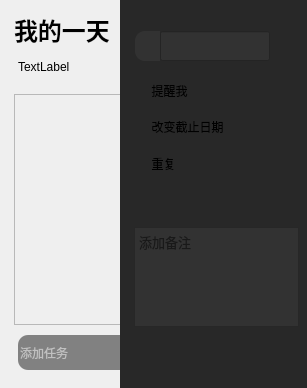
<?xml version="1.0" encoding="UTF-8"?>
<ui version="4.0">
 <class>smallwidget</class>
 <widget class="QWidget" name="smallwidget">
  <property name="geometry">
   <rect>
    <x>0</x>
    <y>0</y>
    <width>307</width>

    <height>388</height>
   </rect>
  </property>
  <property name="windowTitle">
   <string>Form</string>
  </property>
  <widget class="QWidget" name="maincontextphoto" native="true">
   <property name="geometry">
    <rect>
     <x>-8</x>
     <y>-1</y>
     <width>432</width>
     <height>393</height>
    </rect>
   </property>
   <property name="autoFillBackground">
    <bool>false</bool>
   </property>
   <property name="styleSheet">
    <string notr="true">QWidget#maincontextphoto
{
border-image: url(:/Themes/Assets/Themes/backgrounds/beach/2560x1600.jpg) 0 0 0 0 stretch stretch;
}</string>
   </property>
   <widget class="QLineEdit" name="addtodo">
    <property name="geometry">
     <rect>
      <x>26</x>
      <y>336</y>
      <width>260</width>
      <height>35</height>
     </rect>
    </property>
    <property name="styleSheet">
     <string notr="true">QLineEdit {
            background-color: rgba(0, 0, 0, 180);
 border-radius: 10px;
        }
QLineEdit:focus {
            background-color: rgba(50, 50,50, 180);
        }
QLineEdit:!focus:!hover {
             background-color: rgba(20, 20, 20, 128);
			color: white

        }</string>
    </property>
    <property name="text">
     <string/>
    </property>
    <property name="frame">
     <bool>false</bool>
    </property>
    <property name="placeholderText">
     <string>添加任务</string>
    </property>
    <property name="cursorMoveStyle">
     <enum>Qt::CursorMoveStyle::LogicalMoveStyle</enum>
    </property>
    <property name="clearButtonEnabled">
     <bool>false</bool>
    </property>
   </widget>
   <widget class="QToolButton" name="TodotimesetButton">
    <property name="geometry">
     <rect>
      <x>245</x>
      <y>335</y>
      <width>20</width>
      <height>40</height>
     </rect>
    </property>
    <property name="styleSheet">
     <string notr="true">background:transparent;
 border-radius: 10px;</string>
    </property>
    <property name="text">
     <string/>
    </property>
    <property name="icon">
     <iconset resource="res.qrc">
      <normaloff>:/Themes/Assets/alarm.svg</normaloff>:/Themes/Assets/alarm.svg</iconset>
    </property>
    <property name="iconSize">
     <size>
      <width>15</width>
      <height>15</height>
     </size>
    </property>
    <property name="popupMode">
     <enum>QToolButton::ToolButtonPopupMode::InstantPopup</enum>
    </property>
   </widget>
   <widget class="QScrollArea" name="TodoList">
    <property name="geometry">
     <rect>
      <x>22</x>
      <y>95</y>
      <width>275</width>
      <height>231</height>
     </rect>
    </property>
    <property name="verticalScrollBarPolicy">
     <enum>Qt::ScrollBarPolicy::ScrollBarAlwaysOff</enum>
    </property>
    <property name="horizontalScrollBarPolicy">
     <enum>Qt::ScrollBarPolicy::ScrollBarAlwaysOff</enum>
    </property>
    <property name="widgetResizable">
     <bool>true</bool>
    </property>
    <property name="alignment">
     <set>Qt::AlignmentFlag::AlignLeading|Qt::AlignmentFlag::AlignLeft|Qt::AlignmentFlag::AlignTop</set>
    </property>
    <widget class="QWidget" name="TodoListContent">
     <property name="geometry">
      <rect>
       <x>0</x>
       <y>0</y>
       <width>273</width>
       <height>229</height>
      </rect>
     </property>
    </widget>
   </widget>
   <widget class="QLabel" name="MydayLabel">
    <property name="geometry">
     <rect>
      <x>22</x>
      <y>15</y>
      <width>131</width>
      <height>31</height>
     </rect>
    </property>
    <property name="font">
     <font>
      <family>微软雅黑</family>
      <pointsize>18</pointsize>
      <bold>true</bold>
      <stylestrategy>PreferAntialias</stylestrategy>
     </font>
    </property>
    <property name="text">
     <string>我的一天</string>
    </property>
    <property name="textFormat">
     <enum>Qt::TextFormat::PlainText</enum>
    </property>
   </widget>
   <widget class="QLabel" name="MydayDateLabel">
    <property name="geometry">
     <rect>
      <x>26</x>
      <y>60</y>
      <width>121</width>
      <height>16</height>
     </rect>
    </property>
    <property name="text">
     <string>TextLabel</string>
    </property>
   </widget>
   <widget class="QToolButton" name="TododatesetButton">
    <property name="geometry">
     <rect>
      <x>225</x>
      <y>335</y>
      <width>20</width>
      <height>40</height>
     </rect>
    </property>
    <property name="styleSheet">
     <string notr="true">background:transparent;
 border-radius: 10px;
</string>
    </property>
    <property name="text">
     <string/>
    </property>
    <property name="icon">
     <iconset resource="res.qrc">
      <normaloff>:/Themes/Assets/canlendar.svg</normaloff>:/Themes/Assets/canlendar.svg</iconset>
    </property>
    <property name="iconSize">
     <size>
      <width>14</width>
      <height>14</height>
     </size>
    </property>
    <property name="popupMode">
     <enum>QToolButton::ToolButtonPopupMode::InstantPopup</enum>
    </property>
    <property name="autoRaise">
     <bool>true</bool>
    </property>
   </widget>
   <widget class="QToolButton" name="TodorepeatButton">
    <property name="geometry">
     <rect>
      <x>265</x>
      <y>335</y>
      <width>20</width>
      <height>40</height>
     </rect>
    </property>
    <property name="styleSheet">
     <string notr="true">background:transparent;
 border-radius: 10px;
</string>
    </property>
    <property name="text">
     <string/>
    </property>
    <property name="icon">
     <iconset resource="res.qrc">
      <normaloff>:/Themes/Assets/repeat.svg</normaloff>:/Themes/Assets/repeat.svg</iconset>
    </property>
    <property name="iconSize">
     <size>
      <width>15</width>
      <height>15</height>
     </size>
    </property>
    <property name="popupMode">
     <enum>QToolButton::ToolButtonPopupMode::InstantPopup</enum>
    </property>
   </widget>
   <widget class="QLabel" name="infolabel">
    <property name="geometry">
     <rect>
      <x>215</x>
      <y>335</y>
      <width>43</width>
      <height>40</height>
     </rect>
    </property>
    <property name="text">
     <string>TextLabel</string>
    </property>
   </widget>
   <widget class="QLabel" name="repeatinfolabel">
    <property name="geometry">
     <rect>
      <x>170</x>
      <y>335</y>
      <width>40</width>
      <height>40</height>
     </rect>
    </property>
    <property name="text">
     <string>TextLabel</string>
    </property>
   </widget>
   <widget class="QWidget" name="edit_widget" native="true">
    <property name="enabled">
     <bool>true</bool>
    </property>
    <property name="geometry">
     <rect>
      <x>128</x>
      <y>0</y>
      <width>196</width>
      <height>391</height>
     </rect>
    </property>
    <property name="focusPolicy">
     <enum>Qt::FocusPolicy::StrongFocus</enum>
    </property>
    <property name="styleSheet">
     <string notr="true">background-color: rgba(40, 40, 40, 255);</string>
    </property>
    <widget class="QPushButton" name="set_todo_finished">
     <property name="geometry">
      <rect>
       <x>15</x>
       <y>32</y>
       <width>25</width>
       <height>30</height>
      </rect>
     </property>
     <property name="styleSheet">
      <string notr="true">QPushButton { 
background-color: rgba(50, 50, 50, 255);


                              color: white; /* 文字颜色为白色 */ 
                              border: none; /* 去掉边框 */ 
                              border-bottom-left-radius: 10px;
                              border-top-left-radius: 10px;
                              icon: url(:/Themes/Assets/circle-large.svg); /* 正常状态图标 */ 
                              padding-left: 5px;
text-align: left; /* 文字居左 */ 
}
                   
QPushButton:hover 
{ 
                              background-color: rgba(0, 0, 0, 128); /* 悬浮时背景颜色变深 */ 
                              icon: url(:/Themes/Assets/circle-check.svg); /* 正常状态图标 */ 
}


                            </string>
     </property>
     <property name="text">
      <string/>
     </property>
     <property name="iconSize">
      <size>
       <width>12</width>
       <height>12</height>
      </size>
     </property>
     <property name="flat">
      <bool>true</bool>
     </property>
    </widget>
    <widget class="QLineEdit" name="edit_todo_title">
     <property name="geometry">
      <rect>
       <x>40</x>
       <y>32</y>
       <width>110</width>
       <height>30</height>
      </rect>
     </property>
     <property name="font">
      <font>
       <pointsize>11</pointsize>
      </font>
     </property>
     <property name="styleSheet">
      <string notr="true">background-color: rgba(50, 50, 50, 255);</string>
     </property>
    </widget>
    <widget class="QPushButton" name="set_todo_important">
     <property name="geometry">
      <rect>
       <x>150</x>
       <y>32</y>
       <width>25</width>
       <height>30</height>
      </rect>
     </property>
     <property name="styleSheet">
      <string notr="true">background-color: rgba(50, 50, 50, 255);</string>
     </property>
     <property name="text">
      <string/>
     </property>
     <property name="icon">
      <iconset resource="res.qrc">
       <normaloff>:/Themes/Assets/JumpList/dark/Imp_dark_256.png</normaloff>:/Themes/Assets/JumpList/dark/Imp_dark_256.png</iconset>
     </property>
     <property name="iconSize">
      <size>
       <width>20</width>
       <height>20</height>
      </size>
     </property>
     <property name="flat">
      <bool>true</bool>
     </property>
    </widget>
    <widget class="QWidget" name="verticalLayoutWidget_2">
     <property name="geometry">
      <rect>
       <x>14</x>
       <y>73</y>
       <width>162</width>
       <height>147</height>
      </rect>
     </property>
     <layout class="QVBoxLayout" name="verticalLayout_2">
      <property name="spacing">
       <number>0</number>
      </property>
      <item>
       <widget class="QPushButton" name="reset_todo_time">
        <property name="minimumSize">
         <size>
          <width>0</width>
          <height>25</height>
         </size>
        </property>
        <property name="baseSize">
         <size>
          <width>0</width>
          <height>0</height>
         </size>
        </property>
        <property name="styleSheet">
         <string notr="true">background-color: rgba(50, 50, 50, 255);
text-align: left;
padding: 10px;</string>
        </property>
        <property name="text">
         <string>  提醒我</string>
        </property>
        <property name="icon">
         <iconset resource="res.qrc">
          <normaloff>:/Themes/Assets/alarm.svg</normaloff>:/Themes/Assets/alarm.svg</iconset>
        </property>
        <property name="flat">
         <bool>true</bool>
        </property>
       </widget>
      </item>
      <item>
       <widget class="QPushButton" name="reset_todo_date">
        <property name="minimumSize">
         <size>
          <width>0</width>
          <height>25</height>
         </size>
        </property>
        <property name="baseSize">
         <size>
          <width>0</width>
          <height>0</height>
         </size>
        </property>
        <property name="styleSheet">
         <string notr="true">background-color: rgba(50, 50, 50, 255);
text-align: left;
padding: 10px;</string>
        </property>
        <property name="text">
         <string>  改变截止日期</string>
        </property>
        <property name="icon">
         <iconset resource="res.qrc">
          <normaloff>:/Themes/Assets/canlendar.svg</normaloff>:/Themes/Assets/canlendar.svg</iconset>
        </property>
        <property name="flat">
         <bool>true</bool>
        </property>
       </widget>
      </item>
      <item>
       <widget class="QPushButton" name="reset_todo_repeat">
        <property name="minimumSize">
         <size>
          <width>0</width>
          <height>25</height>
         </size>
        </property>
        <property name="baseSize">
         <size>
          <width>0</width>
          <height>0</height>
         </size>
        </property>
        <property name="styleSheet">
         <string notr="true">background-color: rgba(50, 50, 50, 255);
text-align: left;
padding: 10px;
</string>
        </property>
        <property name="text">
         <string>  重复</string>
        </property>
        <property name="icon">
         <iconset resource="res.qrc">
          <normaloff>:/Themes/Assets/repeat.svg</normaloff>:/Themes/Assets/repeat.svg</iconset>
        </property>
        <property name="flat">
         <bool>true</bool>
        </property>
       </widget>
      </item>
      <item>
       <spacer name="verticalSpacer_2">
        <property name="orientation">
         <enum>Qt::Orientation::Vertical</enum>
        </property>
        <property name="sizeHint" stdset="0">
         <size>
          <width>20</width>
          <height>40</height>
         </size>
        </property>
       </spacer>
      </item>
     </layout>
    </widget>
    <widget class="QTextEdit" name="add_todo_info">
     <property name="geometry">
      <rect>
       <x>14</x>
       <y>228</y>
       <width>165</width>
       <height>100</height>
      </rect>
     </property>
     <property name="font">
      <font>
       <pointsize>10</pointsize>
      </font>
     </property>
     <property name="styleSheet">
      <string notr="true">background-color: rgba(50, 50, 50, 255);</string>
     </property>
     <property name="placeholderText">
      <string>添加备注</string>
     </property>
    </widget>
    <widget class="QPushButton" name="close_edit_button">
     <property name="geometry">
      <rect>
       <x>160</x>
       <y>0</y>
       <width>30</width>
       <height>30</height>
      </rect>
     </property>
     <property name="styleSheet">
      <string notr="true">background-color: transparent;</string>
     </property>
     <property name="text">
      <string/>
     </property>
     <property name="icon">
      <iconset theme="QIcon::ThemeIcon::EditClear"/>
     </property>
     <property name="flat">
      <bool>true</bool>
     </property>
    </widget>
    <widget class="QPushButton" name="delete_todo">
     <property name="geometry">
      <rect>
       <x>151</x>
       <y>359</y>
       <width>33</width>
       <height>26</height>
      </rect>
     </property>
     <property name="styleSheet">
      <string notr="true">background-color: transparent;</string>
     </property>
     <property name="text">
      <string/>
     </property>
     <property name="icon">
      <iconset resource="res.qrc">
       <normaloff>:/Themes/Assets/delete.svg</normaloff>:/Themes/Assets/delete.svg</iconset>
     </property>
     <property name="flat">
      <bool>true</bool>
     </property>
    </widget>
   </widget>
   <widget class="QPushButton" name="chagesize">
    <property name="geometry">
     <rect>
      <x>259</x>
      <y>14</y>
      <width>24</width>
      <height>22</height>
     </rect>
    </property>
    <property name="styleSheet">
     <string notr="true">background-color: rgba(50, 50, 50, 255);
</string>
    </property>
    <property name="text">
     <string/>
    </property>
    <property name="icon">
     <iconset resource="res.qrc">
      <normaloff>:/Themes/Assets/smallwindow.svg</normaloff>:/Themes/Assets/smallwindow.svg</iconset>
    </property>
    <property name="iconSize">
     <size>
      <width>14</width>
      <height>14</height>
     </size>
    </property>
   </widget>
   <zorder>chagesize</zorder>
   <zorder>addtodo</zorder>
   <zorder>TodotimesetButton</zorder>
   <zorder>TodoList</zorder>
   <zorder>MydayLabel</zorder>
   <zorder>MydayDateLabel</zorder>
   <zorder>TododatesetButton</zorder>
   <zorder>TodorepeatButton</zorder>
   <zorder>infolabel</zorder>
   <zorder>repeatinfolabel</zorder>
   <zorder>edit_widget</zorder>
  </widget>
 </widget>
 <resources>
  <include location="res.qrc"/>
 </resources>
 <connections/>
</ui>
